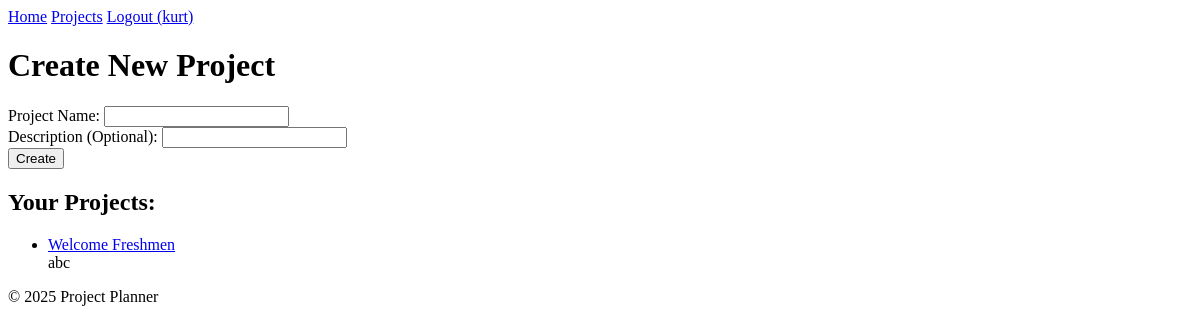
Page /projects (signed in) on the earlier database version.
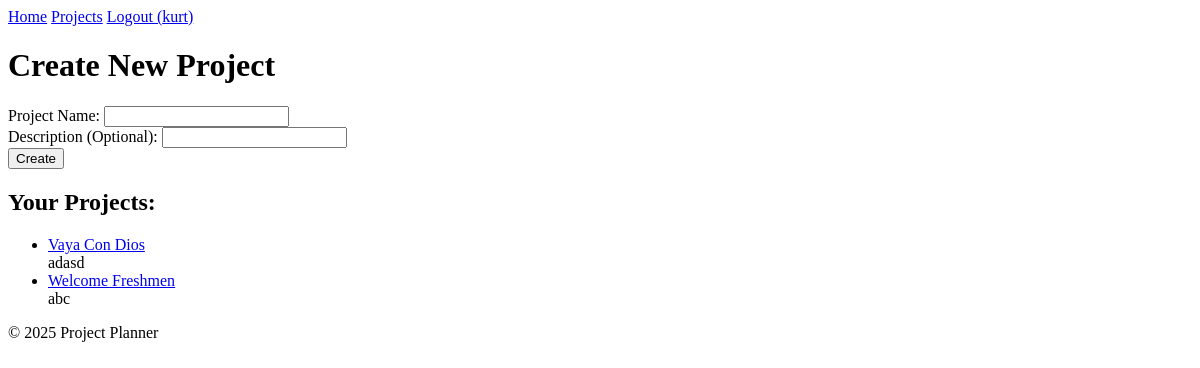
Same page on the later database version.
### app/models.py (models this page shows, shortened)
class Project(db.Model):
    id = db.Column(db.Integer, primary_key=True)
    name = db.Column(db.String(120), nullable=False)
    description = db.Column(db.Text, nullable=True)  # Optional: for project details
    user_id = db.Column(db.Integer, db.ForeignKey('user.id'), nullable=False)
    tasks = db.relationship('Task', backref='project', lazy=True, cascade="all, delete-orphan")

### app/routes.py (the view, shortened to what this page needs)
@bp.route('/projects', methods=['GET', 'POST'])
@login_required
def projects():
    user_projects = Project.query.filter_by(user=current_user).order_by(Project.name).all()
    return render_template('projects.html', projects=user_projects)

### app/templates/projects.html (shortened to what this page needs)
<!DOCTYPE html>
<html lang="en">
<head>
    <link rel="stylesheet" href="{{ url_for('static', filename='style.css') }}">
</head>
<body>
    <header>
        <nav>
            <a href="{{ url_for('main.index') }}">Home</a>
            <a href="{{ url_for('main.projects') }}">Projects</a>
            {% if current_user.is_authenticated %}
                <a href="{{ url_for('main.logout') }}">Logout ({{ current_user.username }})</a>
            {% else %}
                <a href="{{ url_for('main.register') }}">Register</a>
                <a href="{{ url_for('main.login') }}">Login</a>
            {% endif %}
        </nav>
    </header>
    <h1>Create New Project</h1>
    <form method="POST" action="{{ url_for('main.projects') }}">
        <div>
            <label for="project_name">Project Name:</label>
            <input type="text" id="project_name" name="project_name" required>
        </div>
        <div>
            <label for="description">Description (Optional):</label>
            <input type="text" id="description" name="description">
        </div>
        <button type="submit">Create</button>
    </form>
    <h2>Your Projects:</h2>
    {% if projects %}
        <ul>
            {% for project in projects %}
                <li>
                    <a href="{{ url_for('main.view_project', project_id=project.id) }}">{{ project.name }}</a>
                    {% if project.description %}<br>{{ project.description }}{% endif %}
                </li>
            {% endfor %}
        </ul>
    {% else %}
        <p>No projects yet. Create one above!</p>
    {% endif %}
    <footer>
        <p>© 2025 Project Planner</p>
    </footer>
</body>
</html>

Differences in the rows shown:
added Project: name "Vaya Con Dios", description "adasd"
